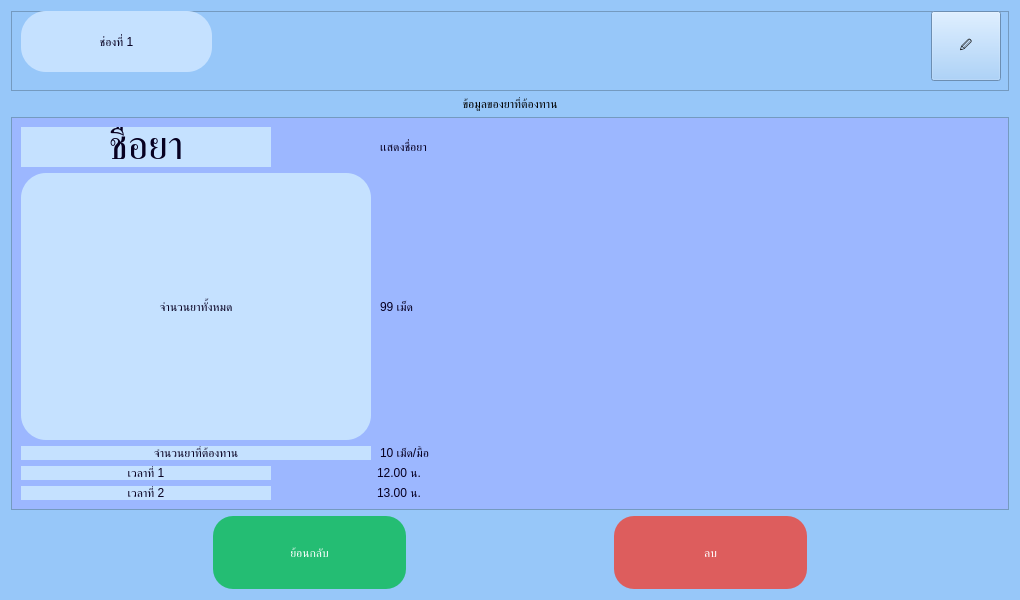
<?xml version="1.0" encoding="UTF-8"?>
<ui version="4.0">
 <class>detailScrenn</class>
 <widget class="QDialog" name="detailScrenn">
  <property name="geometry">
   <rect>
    <x>0</x>
    <y>0</y>
    <width>1020</width>
    <height>600</height>
   </rect>
  </property>
  <property name="minimumSize">
   <size>
    <width>1020</width>
    <height>600</height>
   </size>
  </property>
  <property name="windowTitle">
   <string>Dialog</string>
  </property>
  <property name="styleSheet">
   <string notr="true">background-color: #97C7F9</string>
  </property>
  <layout class="QGridLayout" name="gridLayout">
   <item row="2" column="0">
    <widget class="QLabel" name="text_header_detail_screen">
     <property name="styleSheet">
      <string notr="true">font: 75 34pt &quot;JasmineUPC&quot;;
</string>
     </property>
     <property name="text">
      <string>ข้อมูลของยาที่ต้องทาน</string>
     </property>
     <property name="scaledContents">
      <bool>false</bool>
     </property>
     <property name="alignment">
      <set>Qt::AlignCenter</set>
     </property>
     <property name="wordWrap">
      <bool>false</bool>
     </property>
     <property name="margin">
      <number>0</number>
     </property>
     <property name="indent">
      <number>50</number>
     </property>
    </widget>
   </item>
   <item row="3" column="0">
    <widget class="QScrollArea" name="scrollArea">
     <property name="widgetResizable">
      <bool>true</bool>
     </property>
     <widget class="QWidget" name="scrollAreaWidgetContents">
      <property name="geometry">
       <rect>
        <x>0</x>
        <y>0</y>
        <width>1000</width>
        <height>362</height>
       </rect>
      </property>
      <property name="styleSheet">
       <string notr="true">background-color:rgb(156, 183, 255);
border-color:rgb(156, 183, 255);
</string>
      </property>
      <layout class="QGridLayout" name="gridLayout_2">
       <item row="0" column="1">
        <widget class="QLabel" name="data_pill_name">
         <property name="enabled">
          <bool>true</bool>
         </property>
         <property name="sizePolicy">
          <sizepolicy hsizetype="Preferred" vsizetype="Preferred">
           <horstretch>0</horstretch>
           <verstretch>0</verstretch>
          </sizepolicy>
         </property>
         <property name="minimumSize">
          <size>
           <width>379</width>
           <height>0</height>
          </size>
         </property>
         <property name="styleSheet">
          <string notr="true">font: 75 32pt &quot;JasmineUPC&quot;;
color: #070021;
border: none;
margin-right:50px</string>
         </property>
         <property name="text">
          <string>เเสดงชื่อยา</string>
         </property>
         <property name="margin">
          <number>5</number>
         </property>
        </widget>
       </item>
       <item row="2" column="1">
        <widget class="QLabel" name="data_amount_pill">
         <property name="sizePolicy">
          <sizepolicy hsizetype="Preferred" vsizetype="Preferred">
           <horstretch>50</horstretch>
           <verstretch>0</verstretch>
          </sizepolicy>
         </property>
         <property name="styleSheet">
          <string notr="true">font: 75 34pt &quot;JasmineUPC&quot;;
color: #070021;
margin-right:50px</string>
         </property>
         <property name="text">
          <string>10 เม็ด/มื้อ</string>
         </property>
        </widget>
       </item>
       <item row="4" column="0">
        <widget class="QLabel" name="label_time_no_0">
         <property name="minimumSize">
          <size>
           <width>250</width>
           <height>0</height>
          </size>
         </property>
         <property name="maximumSize">
          <size>
           <width>250</width>
           <height>16777215</height>
          </size>
         </property>
         <property name="styleSheet">
          <string notr="true">background-color: none;
font: 75 30pt &quot;JasmineUPC&quot;;
border-radius: 25px;
color: #070021;
background-color: #C5E1FF;</string>
         </property>
         <property name="text">
          <string>เวลาที่ 2</string>
         </property>
         <property name="alignment">
          <set>Qt::AlignCenter</set>
         </property>
        </widget>
       </item>
       <item row="3" column="0">
        <widget class="QLabel" name="label_time_no_1">
         <property name="minimumSize">
          <size>
           <width>250</width>
           <height>0</height>
          </size>
         </property>
         <property name="maximumSize">
          <size>
           <width>250</width>
           <height>16777215</height>
          </size>
         </property>
         <property name="styleSheet">
          <string notr="true">background-color: none;
font: 75 30pt &quot;JasmineUPC&quot;;
border-radius: 25px;
color: #070021;
background-color: #C5E1FF;</string>
         </property>
         <property name="text">
          <string>เวลาที่ 1</string>
         </property>
         <property name="alignment">
          <set>Qt::AlignCenter</set>
         </property>
        </widget>
       </item>
       <item row="3" column="1">
        <widget class="QLabel" name="data_time_0">
         <property name="styleSheet">
          <string notr="true">font: 75 34pt &quot;JasmineUPC&quot;;
color: #070021;
</string>
         </property>
         <property name="text">
          <string>12.00 น.</string>
         </property>
         <property name="margin">
          <number>5</number>
         </property>
        </widget>
       </item>
       <item row="2" column="0">
        <widget class="QLabel" name="label_amount_pill">
         <property name="minimumSize">
          <size>
           <width>350</width>
           <height>0</height>
          </size>
         </property>
         <property name="maximumSize">
          <size>
           <width>400</width>
           <height>16777215</height>
          </size>
         </property>
         <property name="styleSheet">
          <string notr="true">background-color: none;
font: 75 30pt &quot;JasmineUPC&quot;;
border-radius: 25px;
color: #070021;
background-color: #C5E1FF;</string>
         </property>
         <property name="text">
          <string>จำนวนยาที่ต้องทาน</string>
         </property>
         <property name="alignment">
          <set>Qt::AlignCenter</set>
         </property>
         <property name="wordWrap">
          <bool>true</bool>
         </property>
         <property name="margin">
          <number>5</number>
         </property>
        </widget>
       </item>
       <item row="1" column="0">
        <widget class="QLabel" name="label_total_pills">
         <property name="sizePolicy">
          <sizepolicy hsizetype="Preferred" vsizetype="Preferred">
           <horstretch>0</horstretch>
           <verstretch>15</verstretch>
          </sizepolicy>
         </property>
         <property name="minimumSize">
          <size>
           <width>20</width>
           <height>30</height>
          </size>
         </property>
         <property name="maximumSize">
          <size>
           <width>360</width>
           <height>16777215</height>
          </size>
         </property>
         <property name="sizeIncrement">
          <size>
           <width>0</width>
           <height>0</height>
          </size>
         </property>
         <property name="styleSheet">
          <string notr="true">background-color: none;
font: 75 30pt &quot;JasmineUPC&quot;;
border-radius: 25px;
color: #070021;
background-color: #C5E1FF;</string>
         </property>
         <property name="text">
          <string>จำนวนยาทั้งหมด</string>
         </property>
         <property name="textFormat">
          <enum>Qt::AutoText</enum>
         </property>
         <property name="scaledContents">
          <bool>true</bool>
         </property>
         <property name="alignment">
          <set>Qt::AlignCenter</set>
         </property>
         <property name="wordWrap">
          <bool>true</bool>
         </property>
         <property name="margin">
          <number>5</number>
         </property>
        </widget>
       </item>
       <item row="4" column="1">
        <widget class="QLabel" name="data_time_1">
         <property name="styleSheet">
          <string notr="true">font: 75 34pt &quot;JasmineUPC&quot;;
color: #070021;
</string>
         </property>
         <property name="text">
          <string>13.00 น.</string>
         </property>
         <property name="margin">
          <number>5</number>
         </property>
        </widget>
       </item>
       <item row="0" column="0">
        <widget class="QLabel" name="label_pill_name">
         <property name="sizePolicy">
          <sizepolicy hsizetype="Preferred" vsizetype="Preferred">
           <horstretch>0</horstretch>
           <verstretch>0</verstretch>
          </sizepolicy>
         </property>
         <property name="minimumSize">
          <size>
           <width>250</width>
           <height>35</height>
          </size>
         </property>
         <property name="maximumSize">
          <size>
           <width>2</width>
           <height>100</height>
          </size>
         </property>
         <property name="sizeIncrement">
          <size>
           <width>0</width>
           <height>0</height>
          </size>
         </property>
         <property name="font">
          <font>
           <family>JasmineUPC</family>
           <pointsize>30</pointsize>
           <weight>9</weight>
           <italic>false</italic>
           <bold>false</bold>
          </font>
         </property>
         <property name="layoutDirection">
          <enum>Qt::LeftToRight</enum>
         </property>
         <property name="styleSheet">
          <string notr="true">background-color: #C5E1FF;
font: 75 30pt &quot;JasmineUPC&quot;;
border-radius: 25px;
color: #070021;

</string>
         </property>
         <property name="frameShape">
          <enum>QFrame::NoFrame</enum>
         </property>
         <property name="frameShadow">
          <enum>QFrame::Plain</enum>
         </property>
         <property name="text">
          <string>ชื่อยา</string>
         </property>
         <property name="scaledContents">
          <bool>false</bool>
         </property>
         <property name="alignment">
          <set>Qt::AlignCenter</set>
         </property>
         <property name="wordWrap">
          <bool>true</bool>
         </property>
         <property name="margin">
          <number>5</number>
         </property>
        </widget>
       </item>
       <item row="1" column="1">
        <widget class="QLabel" name="data_total_pills">
         <property name="enabled">
          <bool>true</bool>
         </property>
         <property name="minimumSize">
          <size>
           <width>350</width>
           <height>60</height>
          </size>
         </property>
         <property name="styleSheet">
          <string notr="true">font: 75 34pt &quot;JasmineUPC&quot;;
color: #070021;
margin-right:50px</string>
         </property>
         <property name="text">
          <string>99 เม็ด</string>
         </property>
        </widget>
       </item>
      </layout>
     </widget>
    </widget>
   </item>
   <item row="4" column="0">
    <layout class="QHBoxLayout" name="horizontalLayout">
     <item>
      <widget class="QToolButton" name="button_go_back">
       <property name="minimumSize">
        <size>
         <width>100</width>
         <height>50</height>
        </size>
       </property>
       <property name="styleSheet">
        <string notr="true">QToolButton#button_go_back {
   	font: 75 36pt &quot;JasmineUPC&quot;;
	background-color:#24BD73;
	color: #ffffff;
	border-radius:20px;
	width: 190px;
	height: 70px;
}
QToolButton#button_go_back:hover {
	font: 75 36pt &quot;JasmineUPC&quot;;
	background-color:#23B36D;
	color: #ffffff;
	border-radius:20px;
	width: 190px;
	height: 70px;
}</string>
       </property>
       <property name="text">
        <string>ย้อนกลับ</string>
       </property>
      </widget>
     </item>
     <item>
      <widget class="QToolButton" name="button_delete_pill_channel">
       <property name="styleSheet">
        <string notr="true">QToolButton#button_delete_pill_channel {
   	font: 75 36pt &quot;JasmineUPC&quot;;
	background-color:#DD5D5D;
	color: #ffffff;
	border-radius:20px;
	width: 190px;
	height: 70px;
}
QToolButton#button_delete_pill_channel:hover {
	font: 75 36pt &quot;JasmineUPC&quot;;
	background-color:#F98A8A;
	color: #ffffff;
	border-radius:20px;
	width: 190px;
	height: 70px;
}</string>
       </property>
       <property name="text">
        <string>ลบ</string>
       </property>
      </widget>
     </item>
    </layout>
   </item>
   <item row="1" column="0">
    <widget class="QFrame" name="frame">
     <property name="minimumSize">
      <size>
       <width>0</width>
       <height>80</height>
      </size>
     </property>
     <property name="frameShape">
      <enum>QFrame::StyledPanel</enum>
     </property>
     <property name="frameShadow">
      <enum>QFrame::Raised</enum>
     </property>
     <widget class="QToolButton" name="button_edit_pill_data">
      <property name="geometry">
       <rect>
        <x>920</x>
        <y>0</y>
        <width>70</width>
        <height>70</height>
       </rect>
      </property>
      <property name="minimumSize">
       <size>
        <width>70</width>
        <height>70</height>
       </size>
      </property>
      <property name="styleSheet">
       <string notr="true">QToolButton#button_edit_pill_data  {
   font-size: 40px;
  background-color: rgb(255, 74, 74);
  border-radius: 35px;
  color: white;
}
QToolButton#button_edit_pill_data :hover {
 font-size: 40px;
  background-color: rgb(255, 50, 50);
  border-radius:35px;
  color: white;
}</string>
      </property>
      <property name="text">
       <string>🖉</string>
      </property>
     </widget>
     <widget class="QLabel" name="no_channel">
      <property name="geometry">
       <rect>
        <x>10</x>
        <y>0</y>
        <width>191</width>
        <height>61</height>
       </rect>
      </property>
      <property name="sizePolicy">
       <sizepolicy hsizetype="Preferred" vsizetype="Preferred">
        <horstretch>0</horstretch>
        <verstretch>0</verstretch>
       </sizepolicy>
      </property>
      <property name="maximumSize">
       <size>
        <width>191</width>
        <height>61</height>
       </size>
      </property>
      <property name="styleSheet">
       <string notr="true">background-color: #C5E1FF;
font: 75 36pt &quot;JasmineUPC&quot;;
border-radius: 25px;
color: #070021;
</string>
      </property>
      <property name="text">
       <string>ช่องที่ 1</string>
      </property>
      <property name="alignment">
       <set>Qt::AlignCenter</set>
      </property>
      <property name="margin">
       <number>0</number>
      </property>
     </widget>
    </widget>
   </item>
  </layout>
 </widget>
 <resources/>
 <connections/>
</ui>
